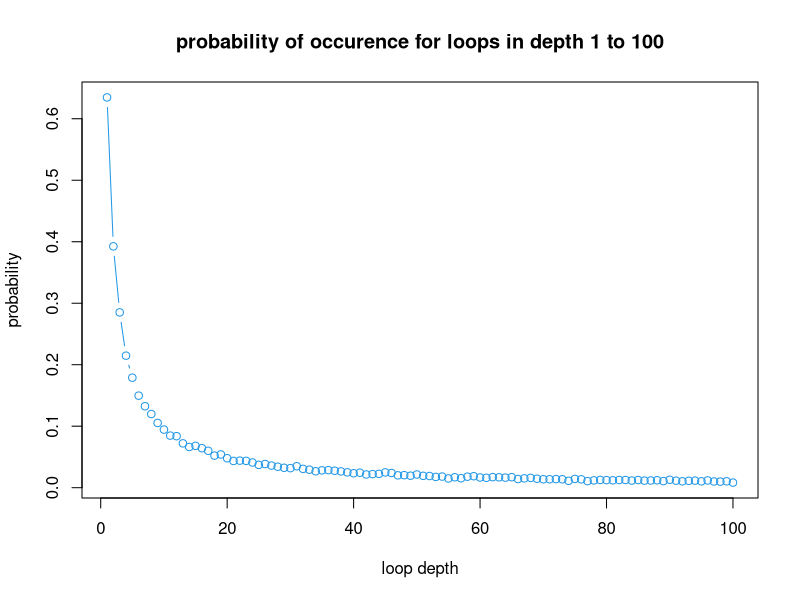

Reproduce this figure in R.
# Henry Blackwell (s2451994), Peijie Zeng (s2332799) , Jing Pan (s2312688)
# https://github.com/pj-rose/statistical-programming-2-10.13
# Henry: comments (+q4), giving logic for 1,2 & 5 (helping pj with the code) , 
# Peijie Zeng: most of coding and structure for 1,2,5 & 6, 
# Jing Pan : proof reading, error checking and explain mathematical property of the task 
#
# READ ME, All comments will be above the line in question (using one: # )
# for larger functions or if statements, etc: (using 2: ##)
# we may use multiple lines of comments for explanation
# 
pone=function(n,k,strategy,nreps=10000){
  # Labels our boxes from 1 to 2n, in a vector.
  boxes=1:(2*n)
  # a counter, to keep track of when a prisoner finds their number
  successes=0
  if(strategy==1){
    ## Strategy 1, the prisoner first opens the box labelled with the their prisoner 
    ## number, the card which has now been revealed will dictate the next box to open.
    ## this will be continued until the card with the same number as the prisoner number
    ## is found or the prisoner has run out of attempts ( = half the number of boxes) 
    # simulates a new instance of the room 'nreps' times
    for (i in 1:nreps){
      # Shuffles the cards to get a random instance
      cards=sample(2*n,2*n)
      # Uses the core_while function, which is a while loop , which is used 
      # for both strategy 1 & 2, this makes the code more concise, here the critical
      # argument is 1 (in the 2nd position) which means the first box chosen is the
      # the prisoners number, please see the core while function for more details
      successes=successes+core_while(n,1,k,cards)
    }
    # the core_while function returns the number of successes, which is then used
    # to calculate the probably by dividing by the number of simulations (nreps)
    prob=successes/nreps
    return(prob)
    
  }
  if(strategy==2){
    ## Strategy 2, a randomly selected first box but then a continuation in the 
    ##  style of Strategy 1, comments for strategy 1 apply identically when we have 
    ## the same variable names, the main difference is for argument 0 for core_while
    ## (I've omitted similar comments to strategy 1)
    for (i in 1:nreps){
      cards=sample(2*n,2*n)
      # here 0, makes the first box randomly selected
      successes=successes+core_while(n,0,k,cards)
    }
    prob=successes/nreps
    return(prob)
    
  }
  if(strategy==3){
    ## Strategy 3 is the most simplistic, only randomly picking boxes to open, 
    ## we achieve this via sampling without replacement , to stop the possibility of
    ## opening a box multiple times. Therefore, there isn't a requirement for knowing
    ## the last decision or any, allowing us to effectively open all boxes at the 
    ## same time this removes the need for a while loop (core_while) as seen in 
    ## strategy 1 & 2
    ## (I've omitted similar comments to strategy 1 & 2)
    for (i in 1:nreps){
      cards=sample(2*n,2*n)
      # we sample w/o replacement, half of the boxes
      opened_boxes=sample(2*n,n)
      # here in one go, we check if any card number equals the prisoner number
      if(any(opened_boxes==k)==TRUE)
        successes=successes+1
    }
    prob=successes/nreps
    return(prob)
  }
}



## a function which will be can called upon when using strategy 1 or 2 as to  
## make the code as a whole more concise and readable
## Arguments: n, number of attempts, p (is the same as k but relabeled )  
## and cards (same as card in pone and pall but relabeled).
## This function is effectively a while loop which checks if the card found in 
## a box equals the prisoner number, whilst the number of attempts is less than n.
## If not then we check the next box and so forth, as described in strategy 1 & 2.
core_while=function(n,attempts,p,cards)
{
  # tracks the times a prisoner finds their card
  success=0
  # this is to enter the while loop and get a random box 
  if (attempts==1)
  {
    ## gets the card number by opening the p-th box
    card_num=cards[p]
  }
  
  if (attempts==0)
  {
    # finds the card number by sampling from the cards
    card_num=sample(cards,1)
    # sets attempts to one, so we can enter the while loop 
    attempts=1
  }
  # the main part of the function, a while loop, whilst attempts are less than n
  while(attempts<n)
  {
    # if the card number equals the  prisoner number, p , then set success as 1
    if(card_num==p)
    {
      success=1
      # break the loop, as soon as prisoner has found their card
      break;
    }
    # if the if statement is false then go the next box
    else
    {
      # finds the new box and the new card number by indexing over the cards by 
      # the old card number (as the card_num position is the same as the box number)
      card_num=cards[card_num]
    }
    # increment attempts 
    attempts=attempts+1
  }
  # return if the prisoner was successful, 1 if yes 0 if not 
  return(success)
}


## a function pall which calculates the probability of all prisoners finding their card.
## arguments: n; (number of attempts, also half the number of prisoners or boxes);
## strategy 1,2  or 3 and number of repetitions. This function calculates the 
## probability of all prisoners finding their card.
pall=function(n,strategy,nreps)
{
  prisoners=1:(2*n)
  all_released=nreps
  # Strategy 1, see strategy==1 in pone for a full description
  if(strategy==1){
    for (i in 1:nreps){
      cards=sample(1:(2*n),2*n)
      # now we loop over each prisoner in prisoners checking if they find the card
      for (prisoner in prisoners)
      {
        # calling the core_while function, taking arguments from the for loop over nreps
        # and other parts inside or outside the strategy == 1 if statement
        if(core_while(n,1,prisoner,cards)==0)
        {
          # we start at all_released has a value of nreps, the negatively increment, if 
          # any prisoner is unsuccessful
          all_released=all_released-1
          # we break, as its pointless checking the other prisoners as they share each 
          # others fate 
          break
        }
      }
    }
    return(all_released/nreps)
  }
  ## Using strategy 2, as described in comments for pone
  ## I've omitted comments where there the same as other strategies
  if(strategy==2){
    for (i in 1:nreps)
    {
      cards=sample(1:(2*n),2*n)
      for (prisoner in prisoners)
      {
        # here attempts == 0 to access the corresponding part of core_while which 
        # randomly selects the first box 
        if(core_while(n,0,prisoner,cards)==0)
        {
          all_released=all_released-1
          break;
        }
      }
    }
    # we return the probability by calculating the successful outcomes over the total outcomes
    return(all_released/nreps)
    
  }
  ## Strategy 3, 
  ## again here we check all boxes simultaneously, 
  if (strategy==3)
  {
    for (i in 1:nreps)
    {
      cards=sample(1:(2*n),2*n)
      # Unlike pone we use a for loop over so we can check if each prisoner finds their
      # card 
      for (prisoner in prisoners)
      {
        # we sample without replacement n times
        opened_boxes=sample(1:(2*n),n)
        # then we check if any prisoners doesn't escape, then using 'all_released' to 
        # store this info
        if (any(opened_boxes==prisoner)==FALSE)
        {
          all_released=all_released-1
          break;
        }
      }
    }
    return(all_released/nreps)
  }
}



#Individual success probability
#n=5
#strategy 1 , 
pone(5,3,1,10000)
#strategy 2 
pone(5,3,2,10000) 
#strategy 3
pone(5,3,3,10000)
#n=50
#strategy 1, th
pone(50,3,1,10000)
#strategy 2, Its quite interesting that starting from a random box but using 
# a very similar strategy makes it significantly less effective 
pone(50,3,2,10000)
#strategy 3
pone(50,3,3,10000)
#Joint success probability
#n=5
#strategy 1, this should be near zero right, (1/2^10), yet its not weird, maybe 
# n is too small too, I wonder how pall (n=50) will turn out.
pall(5,1,10000) 
#strategy 2
pall(5,2,10000)
#strategy 3
pall(5,3,10000)
#n=50
# strategy 1, this is the most surprising result, as it seems that it should 
# roughly be a (1/2)^2n chance of escaping, which should be effectively zero, yet
# its around 0.31? This is counter-intuitive because it seems like the prisoners
# are independent of each other but using strategy 1, in fact they're dependent. 
pall(50,1,10000) 
#strategy 2, now we get a zero, maybe by starting at a random box, it makes the 
# prisoners independent again.
pall(50,2,10000)
#strategy 3, 
pall(50,3,10000)



dloop=function(n,nreps)
  ## This function, dloop , estimates, by simulation, the probability of each 
  ## loop length from 1 to 2n occurring at least once in a random shuffling of 
  ## cards to boxes arguments: n and nreps  
  ## outputs: a 2n-vector of probabilities.
  ## we use the formula:  u[u[· · · u[u[k]] · · · ]] = k. 
  ## to find loops of length k, using for loops to check each box
{
  boxes=1:(2*n)
  # creates an empty vector of length 2n to store the probabilities in
  occurence=rep(0,2*n)
  # simulates the problem nreps times
  for (i in 1:nreps)
  {
    # creates an empty vector of length 2n to store the probabilities in for each 
    # separate instance 
    occurence_time=rep(0,2*n) 
    cards=sample(boxes,2*n)
    # sets the search parameter to a depth of 1  e.g length of 1
    depth=1
    # relabeling for concision
    u=cards
    permutation_matrix=cards
    # using a while loop checks for loops of length up to  the theoretical limit  
    #
    # we create a (2n*2n) matrix, the permutation_matrix, where the columns are the
    # sequence of the cards found by opening the boxes sequentially in the style of
    # of strategy 1, the columns must be 2n tall in case we have a loop of length 2n
    # and it's 2n wide, In case we have 2n loops of length 1
    while(depth<2*n)
    {
      # finds the loop
      u=cards[u]
      # uses rbind to create the big matrix (as described above)
      permutation_matrix=rbind(permutation_matrix,u)
      # checks for the next loop which is 1 longer then the previous 
      depth=depth+1
    }
    for (box in boxes)
    {
      # records the simulated occurrence of the different depth (length) of the loops
      occurence_time[which(permutation_matrix[,box]==box)[1]]=1
    }
    # complies all the raw occurrences times together into one 2n long vector
    occurence=occurence+occurence_time
  }
  # takes each element in the vector and divides by reps to get it in a 
  # between 0 and 1, e.g. a probability 
  probs=occurence/nreps
  return(probs)
}




# calling the function dloop(), 
n=50 
nreps=10000
prob=dloop(n,nreps)
prob



## finds the probability that there is no loop longer than 50 
## arguments n and nreps
## some of this code is the same as dloop, so I've omitted the corresponding 
## code
dloop.check=function(n,nreps)
{
  boxes=1:(2*n)
  # sets the variable at 0, which will later be used to record loops less than 50
  less_50=0
  for (i in 1:nreps)
  {
    cards=sample(boxes,2*n)
    # an empty vector of length 2n for storing values
    depth_measure=rep(0,2*n)
    depth=1
    u=cards
    permutation_matrix=cards
    while(depth<2*n)
    {
      u=cards[u]
      permutation_matrix=rbind(permutation_matrix,u)
      depth=depth+1
    }
    for (box in boxes)
    {
      depth_measure[which(permutation_matrix[,box]==box)[1]]=1
    }
    ## depth_measure is recording the occurrence depth of the loop in each interaction
    if (any(depth_measure[(n+1):(2*n)]==1)==FALSE)
    {
      # records if there is no loop longer then 50 
      less_50=less_50+1
    }
  }
  # returns the prob that no loop is longer than 50
  return(less_50/nreps)
}
# gives the probability that there isn't a loop longer than 50
# this is the same as pall(50,1,10000), how cool!, because if there is no loop
# greater than 50, then they all go free. 
dloop.check(50,10000)

d=1:100 # a lovely 1/x graph 
plot(d,prob,type='b',col=4,xlab='loop depth',ylab='probability',main='probability of occurence for loops in depth 1 to 100')